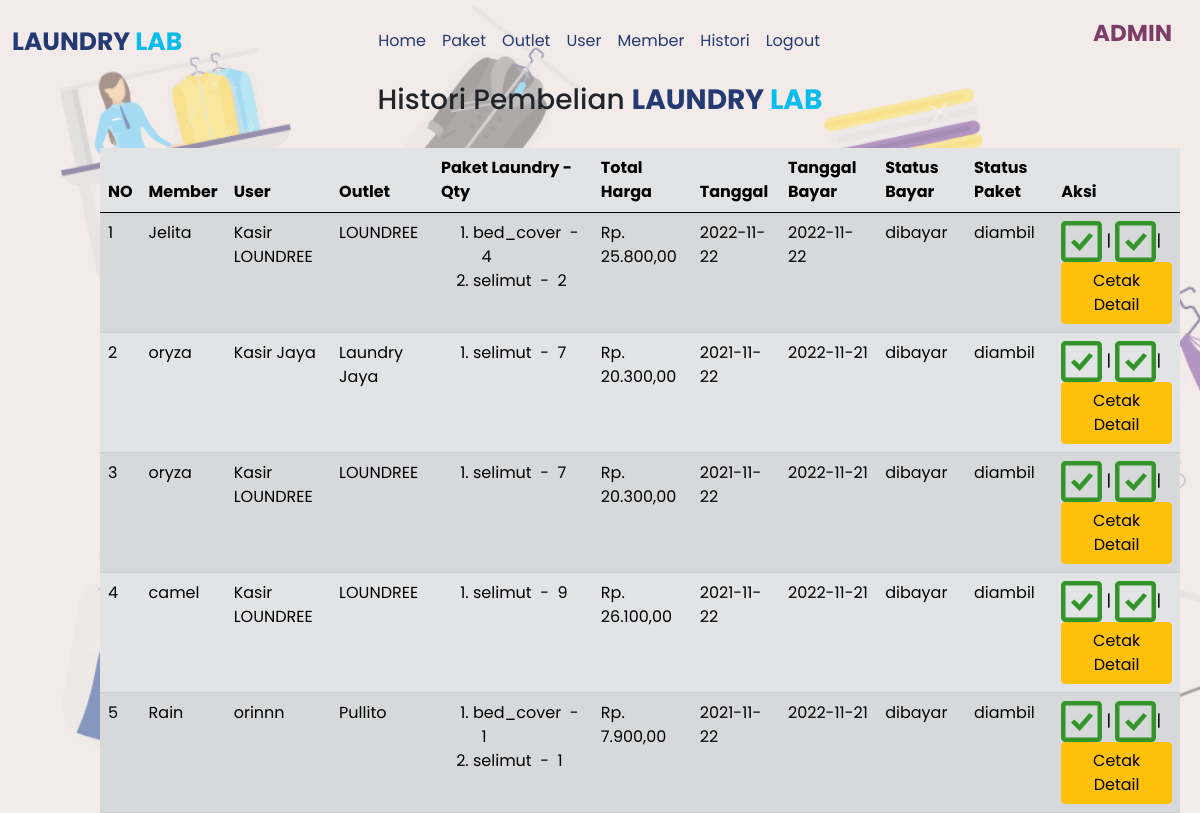
/laundry_ukl/admin/member/histori_pembelian.php (signed in), run on the app's committed database.
### tables this page shows
CREATE TABLE `transaksi` (
  `id_transaksi` int(11) NOT NULL,
  `id_member` int(11) NOT NULL,
  `id_outlet` int(11) NOT NULL,
  `tgl` date NOT NULL,
  `batas_waktu` date NOT NULL,
  `tgl_bayar` date NOT NULL,
  `status` enum('baru','proses','selesai','diambil') NOT NULL,
  `status_bayar` enum('dibayar','belum_dibayar') NOT NULL,
  `id_user` int(11) NOT NULL
);

CREATE TABLE `member` (
  `id_member` int(11) NOT NULL,
  `nama_member` varchar(100) NOT NULL,
  `alamat` varchar(100) NOT NULL,
  `jenis_kelamin` enum('Laki-laki','Perempuan') NOT NULL,
  `tlp` varchar(15) NOT NULL
);

CREATE TABLE `user` (
  `id_user` int(11) NOT NULL,
  `nama_user` varchar(100) NOT NULL,
  `username` varchar(300) NOT NULL,
  `password` text NOT NULL,
  `role` enum('admin','kasir','owner') NOT NULL,
  `id_outlet` int(11) DEFAULT NULL
);

CREATE TABLE `outlet` (
  `id_outlet` int(11) NOT NULL,
  `nama_outlet` varchar(225) NOT NULL,
  `alamat` text NOT NULL,
  `telp` varchar(15) NOT NULL,
  `id_owner` int(11) NOT NULL
);

CREATE TABLE `detail_transaksi` (
  `id` int(11) NOT NULL,
  `id_transaksi` int(11) NOT NULL,
  `id_paket` int(11) NOT NULL,
  `qty` int(11) NOT NULL
);

CREATE TABLE `paket` (
  `id_paket` int(11) NOT NULL,
  `jenis` varchar(50) NOT NULL,
  `harga` int(11) NOT NULL
);

### laundry_ukl/admin/member/histori_pembelian.php (the view, shortened to what this page needs)
<?php
    include "../header.php";
    ?>
<!DOCTYPE html>
<link rel="stylesheet" href="../style1.css">
<body>
    <div class="nama">
        <h3 align="center" >Histori Pembelian <b>LAUNDRY <span>LAB</span></b> </h3>
    </div>
    <table
    class="table table-secondary table-striped">
        <br>
        <thead>
            <tr>
                <th>NO</th>
                <th>  Member</th>
                <th>  User</th>
                <th>  Outlet</th>
                <th>Paket Laundry - Qty </th>
                <th>Total Harga</th>
                <th>Tanggal</th>
                <th>Tanggal Bayar</th>
                <th>Status Bayar</th>
                <th>Status Paket</th>
                <th>Aksi</th>
            </tr>
        </thead>
        <tbody>
            <?php
            include "../../koneksi.php";
            $qry_histori = mysqli_query($conn, "select transaksi.*, member.nama_member, user.nama_user, outlet.nama_outlet from transaksi join user ON user.id_user = transaksi.id_user join member ON member.id_member = transaksi.id_member join outlet ON outlet.id_outlet = transaksi.id_outlet order by id_transaksi desc");
            $no = 0;
            while ($dt_histori = mysqli_fetch_array($qry_histori)) {
                $total = 0;
                $no++;
                $paket_dipesan = "<ol>";
                $qry_paket = mysqli_query($conn, "select * from  detail_transaksi join paket on paket.id_paket=detail_transaksi.id_paket where id_transaksi = '" . $dt_histori['id_transaksi'] . "'");
                while ($dt_paket = mysqli_fetch_array($qry_paket)) {
                    $paket_dipesan .= "<li class = 'paket'>" . $dt_paket['jenis'] . "&nbsp;&nbsp;-&nbsp;&nbsp;" . $dt_paket['qty']  . "</li>";
                    $total += $dt_paket['harga'] * $dt_paket['qty'];
                        $button_cetak_detail="<a href='cetak.php?id=".$dt_histori['id_transaksi']."' class='btn btn-warning'>Cetak Detail</a>";
                }
                $paket_dipesan .= "</ol>";
            ?>
                <tr>
                    <td><?= $no ?></td>
                    <td><?= $dt_histori['nama_member'] ?></td>
                    <td><?= $dt_histori['nama_user'] ?></td>
                    <td><?= $dt_histori['nama_outlet'] ?></td>
                    <td><?= $paket_dipesan ?></td>
                    <td> <?php
                            echo "Rp. " . number_format($total, 2, ',', '.') . "";
                            ?>
                    </td>
                    <td><?= $dt_histori['tgl'] ?></td>
                    <td><?= $dt_histori['tgl_bayar'] ?></td>
                    <td><?= $dt_histori['status_bayar'] ?></td>
                    <td><?= $dt_histori['status'] ?></td>
                    <td>
                        <?php
                        if ($dt_histori['status_bayar'] == "belum_dibayar") {
                        ?>
                            <a
                            href="ubah_status_bayar.php?id_transaksi=<?= $dt_histori['id_transaksi'] ?> "><button class="btn btn-primary">Bayar</button></a> |
                        <?php
                        } else {
                        ?>
                             <img src="selesai.png" alt=""> |
                        <?php
                        }
                        ?>
                                <?php
                                if ($dt_histori['status'] == "baru") {
                                ?>
                                    <a href="ubah_status.php?id_transaksi=<?= $dt_histori['id_transaksi'] ?>&status=proses"><button class="btn btn-primary">Proses</button></a>
                                <?php
                                } elseif ($dt_histori['status'] == "proses") {
                                ?>
                                    <a href="ubah_status.php?id_transaksi=<?= $dt_histori['id_transaksi'] ?>&status=selesai"><button class="btn btn-primary">Selesai</button></a>
                                <?php
                                } elseif ($dt_histori['status'] == "selesai") {
                                ?>
                                    <a href="ubah_status.php?id_transaksi=<?= $dt_histori['id_transaksi'] ?>&status=diambil"><button class="btn btn-primary">Ambil</button></a>
                                <?php
                                } elseif ($dt_histori['status'] == "diambil") {
                                    ?><img src="selesai.png" alt="">|
                        <?php
                        if($dt_histori['status_bayar'] == "dibayar"){
                        ?>
                    <?=$button_cetak_detail?>
                        <?php
                        }}
                        ?>
                    </td>
                </tr>
            <?php
            }
            ?>
        </tbody>
    </table>
</body>
</html>

### laundry_ukl/admin/header.php (shortened to what this page needs)
<!DOCTYPE html>
<html>
<head>
    <link href="https://cdn.jsdelivr.net/npm/bootstrap@5.0.1/dist/css/bootstrap.min.css" rel="stylesheet">
    <link rel="stylesheet" href="style1.css">
</head>
<body>
    <nav class="navbar navbar-expand-lg navbar-light " style="color:#243A73;">
      <div class="container-fluid" >
        <a class="navbar-brand" style="color:#243A73;" href="#"><b>LAUNDRY </b><span>LAB</span> </a>
          <div class="menubar" id="navbarNav" style="margin-right:45px ;">
            <ul class="navbar-nav">
              <li class="nav-item" >
                <a class="nav-link active" aria-current="page"style="color:#243A73; font-size:16px" href="/laundry_ukl/admin/home.php">Home</i></a>
              </li>
              <li class="nav-item">
                <a class="nav-link" aria-current="page" style="color:#243A73; font-size:16px; " href="/laundry_ukl/admin/paket/paket.php">Paket</a>
              </li><li class="nav-item">
                <a class="nav-link" aria-current="page" style="color:#243A73; font-size:16px;" href="/laundry_ukl/admin/outlet/tampil_outlet.php">Outlet</i></a>
              </li>
              <li class="nav-item">
                <a class="nav-link" aria-current="page" style="color:#243A73;font-size:16px; "  href="/laundry_ukl/admin/user/tampil_user.php">User</a>
              </li>
              <li class="nav-item">
                <a class="nav-link" aria-current="page" style="color:#243A73; font-size:16px; "  href="/laundry_ukl/admin/member/tampil_member.php">Member</a>
              </li>
              <li class="nav-item">
                <a class="nav-link" aria-current="page" style="color:#243A73;font-size:16px; "  href="/laundry_ukl/admin/member/histori_pembelian.php">Histori</i></a>
              </li>
              <li class="nav-item">
                <a class="nav-link" aria-current="page" style="color:#243A73;font-size:16px;"  href="/laundry_ukl/logout.php">Logout</i></a>
              </li> </ul>
              </div><ul>
              <li class="nama" style=" border-radius:10px;">
                <a class="nav-link" aria-current="page" style="color:#7C3E66; font-weight:700; font-size:23px" href="#">ADMIN</a>
              </li></ul>
      </div>
    </nav>

### laundry_ukl/admin/style1.css (style rules this page uses)
* { font-family: 'Poppins'; }
body { background:url("../background7.png"); background-size: cover; }
.navbar-brand span { font-weight:bold; color:#08BCEC; }
.nav-link { color:#243A73; }
.navbar-brand { font-size:25px; }

### laundry_ukl/admin/header.php (style rules this page uses)
* { font-family: 'Poppins'; }
.container-fluid { display:hidden; }
.navbar-brand span { font-weight:bold; color:#08BCEC; }
.nav-link { color:#243A73; display:hidden; }
.navbar-brand { font-size:25px; }
ul { list-style-type: none; }

### laundry_ukl/admin/member/histori_pembelian.php (style rules this page uses)
.table-secondary { margin:0 100px; width: 90%; }
.nama b { color:#243A73; }
.nama span { color:#08BCEC; }
th { text-align:start; }

### data on the page
transaksi: id_member.nama_member "Jelita", id_user.nama_user "Kasir LOUNDREE", id_outlet.nama_outlet "LOUNDREE", total "25.800,00", tgl "2022-11-22", tgl_bayar "2022-11-22", status_bayar "dibayar", status "diambil"
detail_transaksi: id_paket.jenis "bed_cover", qty "4"
detail_transaksi: id_paket.jenis "selimut", qty "2"
transaksi: id_member.nama_member "oryza", id_user.nama_user "Kasir Jaya", id_outlet.nama_outlet "Laundry Jaya", total "20.300,00", tgl "2021-11-22", tgl_bayar "2022-11-21", status_bayar "dibayar", status "diambil"
detail_transaksi: id_paket.jenis "selimut", qty "7"
transaksi: id_member.nama_member "oryza", id_user.nama_user "Kasir LOUNDREE", id_outlet.nama_outlet "LOUNDREE", total "20.300,00", tgl "2021-11-22", tgl_bayar "2022-11-21", status_bayar "dibayar", status "diambil"
detail_transaksi: id_paket.jenis "selimut", qty "7"
transaksi: id_member.nama_member "camel", id_user.nama_user "Kasir LOUNDREE", id_outlet.nama_outlet "LOUNDREE", total "26.100,00", tgl "2021-11-22", tgl_bayar "2022-11-21", status_bayar "dibayar", status "diambil"
detail_transaksi: id_paket.jenis "selimut", qty "9"
transaksi: id_member.nama_member "Rain", id_user.nama_user "orinnn", id_outlet.nama_outlet "Pullito", total "7.900,00", tgl "2021-11-22", tgl_bayar "2022-11-21", status_bayar "dibayar", status "diambil"
detail_transaksi: id_paket.jenis "bed_cover", qty "1"
detail_transaksi: id_paket.jenis "selimut", qty "1"
